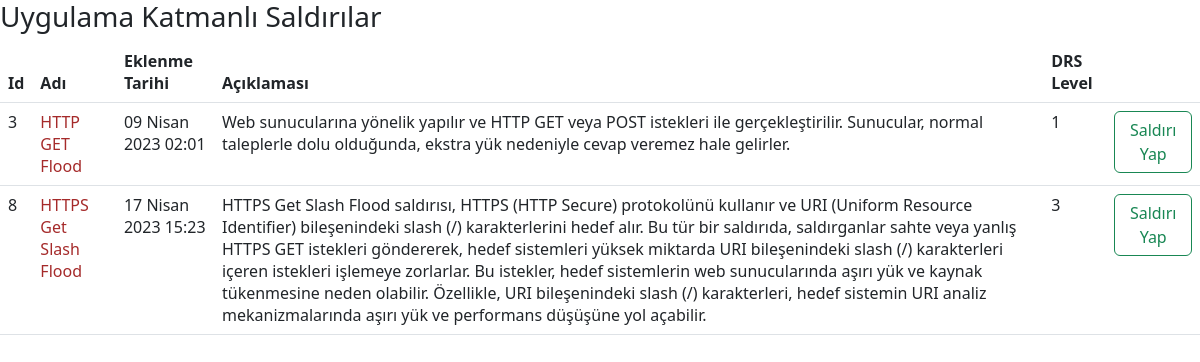
Page /index/attacksCategoryDetail/3 on the committed database.
### attacks/models.py (models this page shows, shortened)
class Attacks(models.Model):
    attackName = models.CharField(max_length=100)
    createDate = models.DateTimeField('date created')
    attackCat = models.ForeignKey(AttacksCategory,on_delete=models.CASCADE)
    attackDesc = models.CharField(max_length=1000,null=True)
    drsLevel = models.IntegerField(validators=[MaxValueValidator(7),MinValueValidator(0)],null=True)

### attacks/views.py (the view)
# urls.py: path('attacksCategoryDetail/<int:attacksCategoryId>',views.attacksCategoryDetails, name='attacksCatsDet'),
def attacksCategoryDetails(request, attacksCategoryId):
    try:
        attacks_category = AttacksCategory.objects.get(pk=attacksCategoryId)
        attacks_list = Attacks.objects.filter(attackCat=attacks_category)
        context = {
            'attacksCategoryDetails_list': attacks_category,
            'attacks_list': attacks_list
        }
    except AttacksCategory.DoesNotExist:
        raise Http404("Saldırı Sınıflandırılması Bulunamadı!")
    return render(request, 'attacksCategoryDetails.html', context)

### attacks/templates/attacksCategoryDetails.html (shortened to what this page needs)
<html>
<head>
    <link href="https://cdn.jsdelivr.net/npm/bootstrap@5.3.0-alpha3/dist/css/bootstrap.min.css" rel="stylesheet"
 />
</head>
<body>
    {% if attacks_list %}
    <h3>{{ attacks_list.0.attackCat.categoryName }}</h3>
    {% endif %}
    <table class="table">
        <thead>
            <th>
                Id
            </th>
            <th>
                Adı
            </th>
            <th>
                Eklenme Tarihi
            </th>
            <th>
                Açıklaması
            </th>
            <th>
                DRS Level
            </th>
            <th>
            </th>
        </thead>
        {% for attack in attacks_list%}
        <tr>
            <td>
                {{attack.id}}
            </td>
            <td style="color: brown;">
                {{attack.attackName}}
            </td>
            <td>
                {{attack.createDate}}
            </td>
            <td>
                {{attack.attackDesc}}
            </td>
            <td>
                {{attack.drsLevel}}
            </td>
            <td>
                <a class="btn btn-outline-success" href="/index/attacks/{{attack.id}}" >Saldırı Yap</a>
            </td>
        </tr>
        {% endfor %}
    </table>
</body>
</html

### rows in the picture
Attacks: id "3", attackName "HTTP GET Flood", createDate "09 Nisan 2023 02:01", attackDesc "Web sunucularına yönelik yapılır ve HTTP GET veya POST istekleri ile gerçekleştirilir. Sunucular, normal taleplerle dolu olduğunda, ekstra yük nedeniyle cevap veremez hale gelirler.", drsLevel "1"
Attacks: id "8", attackName "HTTPS Get Slash Flood", createDate "17 Nisan 2023 15:23", attackDesc "HTTPS Get Slash Flood saldırısı, HTTPS (HTTP Secure) protokolünü kullanır ve URI (Uniform Resource Identifier) bileşenindeki slash (/) karakterlerini hedef alır. Bu tür bir saldırıda, saldırganlar sahte veya yanlış HTTPS GET istekleri göndererek, hedef sistemleri yüksek miktarda URI bileşenindeki slash (/) karakterleri içeren istekleri işlemeye zorlarlar. Bu istekler, hedef sistemlerin web sunucularında aşırı yük ve kaynak tükenmesine neden olabilir. Özellikle, URI bileşenindeki slash (/) karakterleri, hedef sistemin URI analiz mekanizmalarında aşırı yük ve performans düşüşüne yol açabilir.", drsLevel "3"
